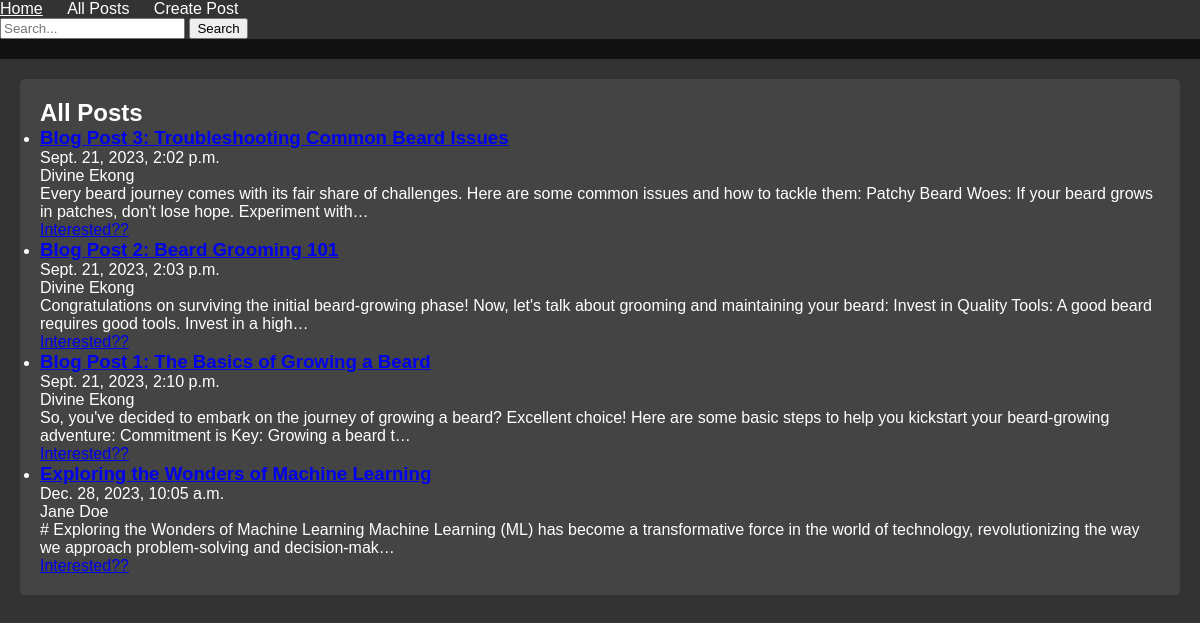
Screenshot of /all_posts/ with the database file from the repository.
### blog/models.py (models this page shows, shortened)
class Post(models.Model):
    title = models.CharField(max_length=50)
    content = models.TextField(max_length=1000000)
    author = models.CharField(max_length=500)
    timestamp = models.DateTimeField(auto_now_add=True)
    categories = models.CharField(max_length=100, blank=True)
    tags = models.CharField(max_length=100, blank=True)

### blog/views.py (the view)
# urls.py: path('all_posts/', views.allPosts, name="all_posts"),
def allPosts(request):
    posts = Post.objects.all()
    context = {'posts' : posts}
    return render(request, 'blog/all_posts.html', context)

### blog/templates/blog/all_posts.html (shortened to what this page needs)
{% extends 'base.html' %}
{% load static %}
{% block content %}
    <h2>All Posts</h2>
    <ul class="post-list">
        {% for post in posts %}
            <li>
                <a href="{% url 'post' post.id %}">
                    <h3>{{ post.title }}</h3>
                </a>
                <p>{{ post.timestamp }}</p>
                <p>{{ post.author }}</p>
                <p>{{ post.content|truncatechars:200 }}</p>
            <a href="{% url 'post' post.id %}">Interested??</a>
            </li>
        {% empty %}
            <p>No posts found.</p>
        {% endfor %}
    </ul>
{% endblock %}

### blog/templates/base.html (shortened to what this page needs)
{% load static %}
<!DOCTYPE html>
<html lang="en">
<head>
    <link rel="stylesheet" type="text/css" href="{% static 'css/main.css' %}">
</head>
<body>
    {% include 'blog/navbar.html' %}
    <header>
    </header>
    <main>
        <div class="content">
            {% block content %}
            {% endblock %}
        </div>
    </main>
</body>
</html>

### blog/templates/blog/navbar.html
<nav>
    <ul>
        <li><a href="{% url 'home' %}">Home</a></li>
        <li><a href="{% url 'all_posts' %}">All Posts</a></li>
        <li><a href="{% url 'create_post' %}">Create Post</a></li>
        </ul>
{% block search %}
<form method="GET" action="{% url 'search_posts' %}">
<input type="text" name="query" placeholder="Search...">
<button type="submit">Search</button>
</form>
{% endblock %}
</nav>

### blog/static/css/main.css (style rules this page uses)
body, h1, h2, h3, p, ul, li { margin: 0; padding: 0; }
body { font-family: Arial, sans-serif; background-color: #333; color: #fff; }
header { background-color: #111; padding: 10px 0; }
nav ul { list-style: none; }
nav ul li { display: inline; margin-right: 20px; }
nav a { text-decoration: none; color: #fff; }
main { padding: 20px; }
.content { background-color: #444; padding: 20px; border-radius: 5px; }

### rows the page displays
Post: title "Blog Post 3: Troubleshooting Common Beard Issues", timestamp "Sept. 21, 2023, 2:02 p.m.", author "Divine Ekong", content "Every beard journey comes with its fair share of challenges. Here are some common issues and how to tackle them: Patchy Beard Woes: If your beard grows in patches, don't lose hope. Experiment with…"
Post: title "Blog Post 2: Beard Grooming 101", timestamp "Sept. 21, 2023, 2:03 p.m.", author "Divine Ekong", content "Congratulations on surviving the initial beard-growing phase! Now, let's talk about grooming and maintaining your beard: Invest in Quality Tools: A good beard requires good tools. Invest in a high…"
Post: title "Blog Post 1: The Basics of Growing a Beard", timestamp "Sept. 21, 2023, 2:10 p.m.", author "Divine Ekong", content "So, you've decided to embark on the journey of growing a beard? Excellent choice! Here are some basic steps to help you kickstart your beard-growing adventure: Commitment is Key: Growing a beard t…"
Post: title "Exploring the Wonders of Machine Learning", timestamp "Dec. 28, 2023, 10:05 a.m.", author "Jane Doe", content "# Exploring the Wonders of Machine Learning Machine Learning (ML) has become a transformative force in the world of technology, revolutionizing the way we approach problem-solving and decision-mak…"
